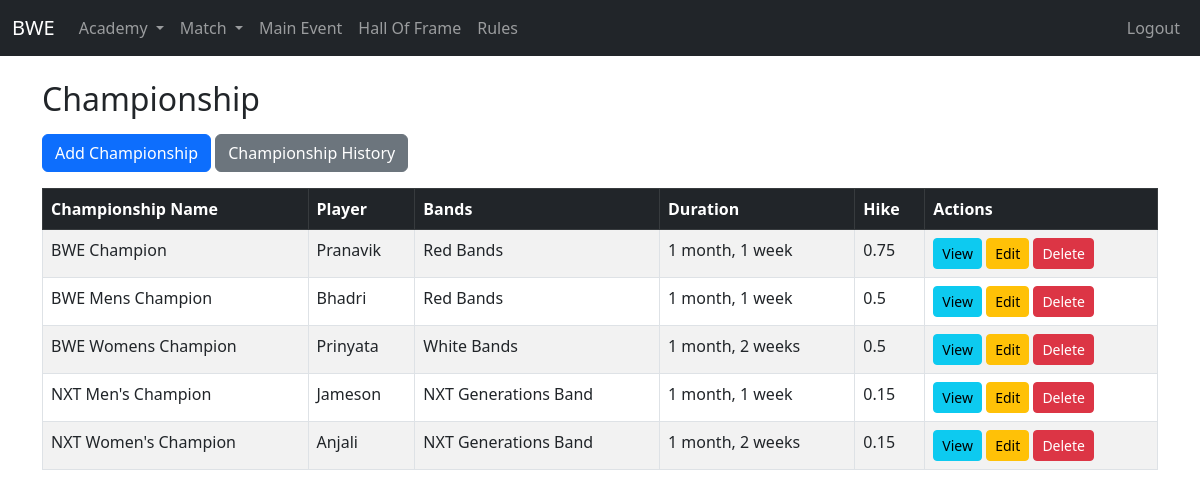
/academy/championship/ (signed in), run on an earlier commit of the app's database.
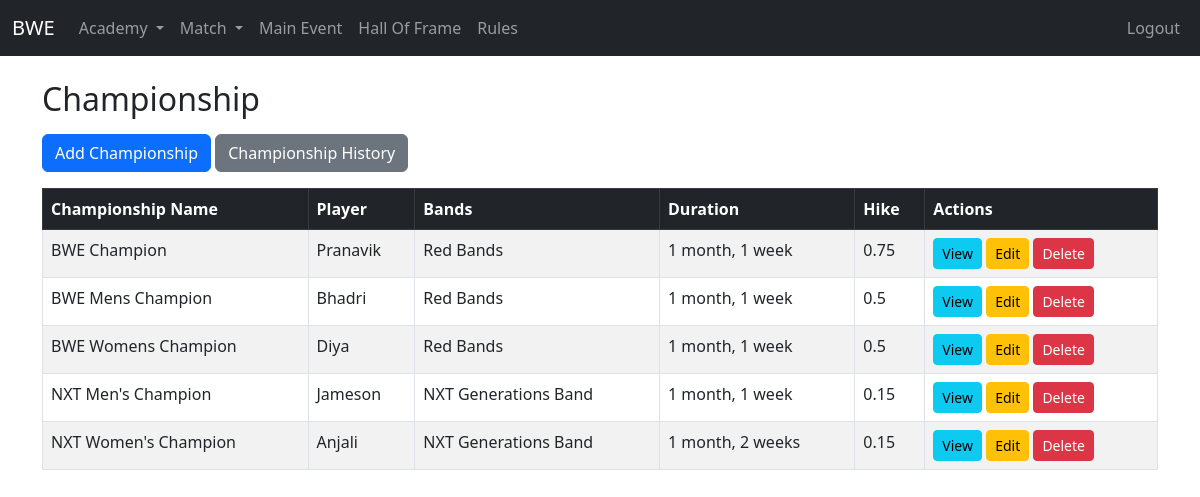
And on a later commit of the database.
### academy/models.py (models this page shows, shortened)
class Championship(models.Model):
    name = models.CharField(max_length=200)
    player = models.OneToOneField(Player, on_delete=models.CASCADE, null=True, blank=True)
    image_url = models.CharField(max_length=120, null=True, blank=True)
    hike = models.FloatField()
    updated_on = models.DateTimeField()
    class Meta:
        ordering = ["name"]

class Player(models.Model):
    GENDER_CHOICES = [
        ('Male', 'Male'),
        ('Female', 'Female'),
    ]
    name = models.CharField(max_length=200)
    gender = models.CharField(max_length=10, choices=GENDER_CHOICES)
    band = models.ForeignKey(Band, on_delete=models.CASCADE, related_name='player_band')
    wins = models.PositiveIntegerField(default=0)
    matchesplayed = models.PositiveIntegerField(default=0)
    winningpercentage = models.FloatField(default=0)
    networth = models.FloatField(default=0)
    image_url = models.CharField(max_length=120, null=True, blank=True)
    is_active = models.BooleanField(default=True)
    objects = ActivePlayerManager()
    all_objects = models.Manager()
    spouse = models.OneToOneField(
        'self',
        on_delete=models.SET_NULL,
        null=True,
        blank=True,
        related_name="partner"
    )

class Band(models.Model):
    name = models.CharField(max_length=200)
    networth = models.FloatField(default=0)
    image_url = models.CharField(max_length=120, null=True, blank=True)
    emoji = models.CharField(max_length=5, null=True, blank=True)
    def __str__(self):
        return self.name

### academy/views.py (the view)
# urls.py: path('championship/', views.championship_list, name='championship-list'),
@login_required
def championship_list(request):
    championships = Championship.objects.all().order_by('name')
    return render(request, 'academy/championship/championship_list.html', {'championships': championships})

### templates/academy/championship/championship_list.html (shortened to what this page needs)
{% extends 'base.html' %}
{% block content %}
<h2 class="mb-3">Championship</h2>
<a href="{% url 'championship-create' %}" class="btn btn-primary mb-3">Add Championship</a>
<a href="{% url 'championship-history' %}" class="btn btn-secondary mb-3">Championship History</a>
<div class="table-responsive">
<table class="table table-bordered table-striped">
  <thead class="table-dark">
    <tr>
      <th>Championship Name</th>
      <th>Player</th>
      <th>Bands</th>
      <th>Duration</th>
      <th>Hike</th>
      <th>Actions</th>
    </tr>
  </thead>
  <tbody id="table-body">
    {% include "academy/championship/partials/table_body.html" %}
  </tbody>
</table>
</div>
{% endblock %}

### templates/academy/championship/partials/table_body.html
{% for championship in championships %}
    <tr>
      <td>{{ championship.name }}</td>
      <td>{{ championship.player.name }}</td>
      <td>{{ championship.player.band }}</td>
      <td>{{ championship.updated_on|timesince }}</td>
      <td>{{ championship.hike }}</td>
      <td>
        <a href="{% url 'championship-view' championship.id %}" class="btn btn-info btn-sm">View</a>
        <a href="{% url 'championship-update' championship.id %}" class="btn btn-warning btn-sm">Edit</a>
        <a class="btn btn-danger btn-sm"
            hx-get="{% url 'championship-delete' championship.id %}"
            hx-target="#dialog"
            hx-swap="innerHTML">
        Delete
        </a>
      </td>
    </tr>
{% endfor %}

What changed in the data, as far as the page shows it:
changed Championship "BWE Womens Champion": player.name "Prinyata" → "Diya"; player.band "White Bands" → "Red Bands"; updated_on "1 month, 2 weeks" → "1 month, 1 week"
